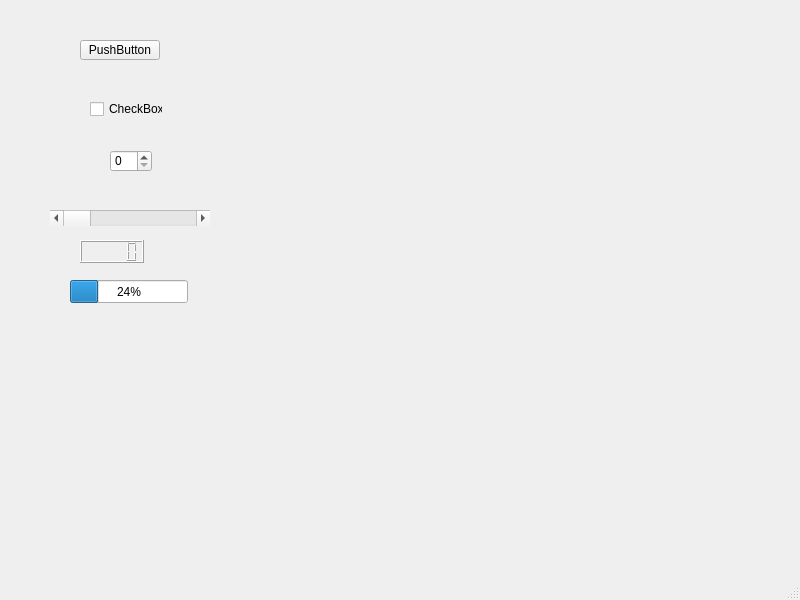
<?xml version="1.0" encoding="UTF-8"?>
<ui version="4.0">
 <class>MainWindow</class>
 <widget class="QMainWindow" name="MainWindow">
  <property name="geometry">
   <rect>
    <x>0</x>
    <y>0</y>
    <width>800</width>
    <height>600</height>
   </rect>
  </property>
  <property name="windowTitle">
   <string>MainWindow</string>
  </property>
  <widget class="QWidget" name="centralwidget">
   <widget class="QPushButton" name="pushButton">
    <property name="geometry">
     <rect>
      <x>80</x>
      <y>40</y>
      <width>80</width>
      <height>20</height>
     </rect>
    </property>
    <property name="text">
     <string>PushButton</string>
    </property>
   </widget>
   <widget class="QCheckBox" name="checkBox">
    <property name="geometry">
     <rect>
      <x>90</x>
      <y>100</y>
      <width>73</width>
      <height>18</height>
     </rect>
    </property>
    <property name="text">
     <string>CheckBox</string>
    </property>
   </widget>
   <widget class="QSpinBox" name="spinBox">
    <property name="geometry">
     <rect>
      <x>110</x>
      <y>150</y>
      <width>42</width>
      <height>22</height>
     </rect>
    </property>
   </widget>
   <widget class="QScrollBar" name="horizontalScrollBar">
    <property name="geometry">
     <rect>
      <x>50</x>
      <y>210</y>
      <width>160</width>
      <height>16</height>
     </rect>
    </property>
    <property name="orientation">
     <enum>Qt::Horizontal</enum>
    </property>
   </widget>
   <widget class="QLCDNumber" name="lcdNumber">
    <property name="geometry">
     <rect>
      <x>80</x>
      <y>240</y>
      <width>64</width>
      <height>23</height>
     </rect>
    </property>
   </widget>
   <widget class="QProgressBar" name="progressBar">
    <property name="geometry">
     <rect>
      <x>70</x>
      <y>280</y>
      <width>118</width>
      <height>23</height>
     </rect>
    </property>
    <property name="value">
     <number>24</number>
    </property>
   </widget>
  </widget>
  <widget class="QMenuBar" name="menubar">
   <property name="geometry">
    <rect>
     <x>0</x>
     <y>0</y>
     <width>800</width>
     <height>21</height>
    </rect>
   </property>
  </widget>
  <widget class="QStatusBar" name="statusbar"/>
 </widget>
 <resources/>
 <connections/>
</ui>
